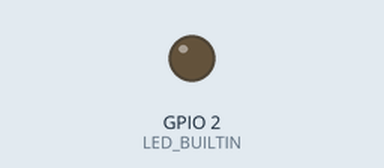
This program was run on a simulated ESP32. Shown: output pins drawn as LEDs (lit = HIGH).

Above: at 1.4 s.
At 3.7 s:
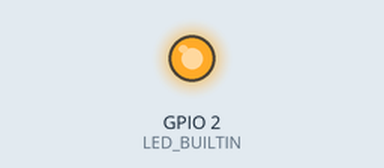
Timing chart, 0 to 9.6 s (numbered marks = the images above):
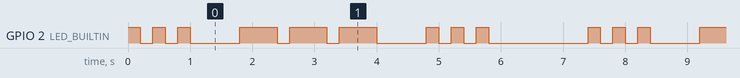

The program:

main.cpp
```cpp
#include <Arduino.h>

#define LED_BUILTIN 2 // On-board LED for most ESP32 boards

// Morse code timing (in milliseconds)
const int shortBlink = 200;  // Duration of a dot
const int longBlink = 600;   // Duration of a dash
const int symbolSpace = 200; // Space between dots and dashes
const int letterSpace = 600; // Space between letters
const int wordSpace = 1400;  // Space between words

void setup()
{
  pinMode(LED_BUILTIN, OUTPUT);
}

void dot()
{
  digitalWrite(LED_BUILTIN, HIGH);
  delay(shortBlink);
  digitalWrite(LED_BUILTIN, LOW);
  delay(symbolSpace);
}

void dash()
{
  digitalWrite(LED_BUILTIN, HIGH);
  delay(longBlink);
  digitalWrite(LED_BUILTIN, LOW);
  delay(symbolSpace);
}

void loop()
{
  dot();
  dot();
  dot();
  delay(letterSpace);

  dash();
  dash();
  dash();
  delay(letterSpace);

  dot();
  dot();
  dot();
  delay(wordSpace);
}
```

Measured:
- by itself, GPIO 2 (LED_BUILTIN): repeats every 7.4 s: 2 × (LOW 0.20 s, HIGH 0.20 s), LOW 0.80 s, 2 × (HIGH 0.60 s, LOW 0.20 s), HIGH 0.60 s, LOW 0.80 s, 2 × (HIGH 0.20 s, LOW 0.20 s), HIGH 0.20 s, LOW 1.6 s, HIGH 0.20 s
- by itself, everything shown: repeats every 7.4 s, in 18 steps
